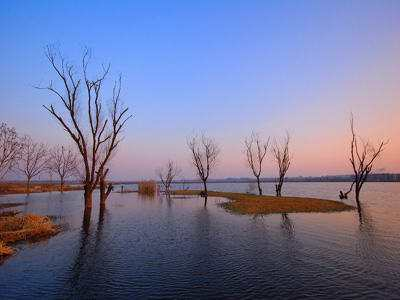
#> input picture opencvStudy/img/test.jpg, 400 x 300 px, found by its file name
$ python showHist.py
#> lines starting #> are read from the running program, lines starting #| are printed output that depends on the picture
import cv2
import numpy as np

#显示直方图

def calcAndDrawHist(image, color):
    hist = cv2.calcHist([image], [0], None, [256], [0.0, 255])
    minVal, maxVal, minLoc, maxLoc = cv2.minMaxLoc(hist)
    histImg = np.zeros([256, 256, 3], np.uint8)
    hpt = int(0.9 * 256)

    for h in range(256):
        intensity = int(hist[h] * hpt / maxVal)
        cv2.line(histImg, (h, 256), (h, 256 - intensity), color)

    return histImg


if __name__ == '__main__':
    img = cv2.imread("img\\test.jpg")
#> img is the input picture: shape (300, 400, 3); mean B, G, R 156, 121.2, 118.1
    b, g, r = cv2.split(img)
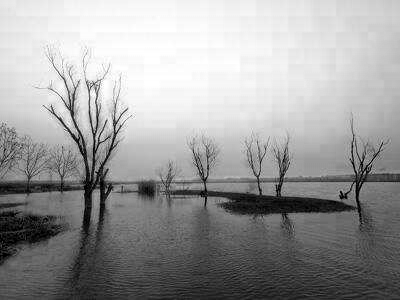
#> b: shape (300, 400); min 0, max 255, mean 156
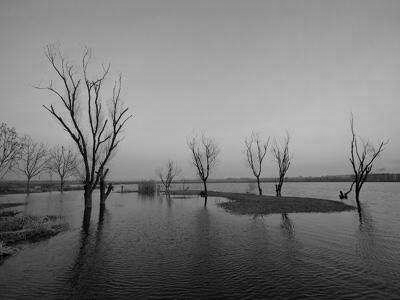
#> g: shape (300, 400); min 0, max 233, mean 121.2
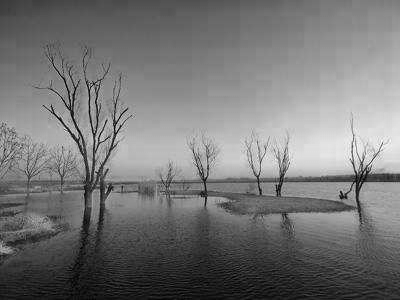
#> r: shape (300, 400); min 0, max 255, mean 118.1

    histImgB = calcAndDrawHist(b, [255, 0, 0])
#> in calcAndDrawHist, `hist = cv2.calcHist([image], [0], None, [256], [0.0, 255])`: hist = 256 values, max 1787 at index 246, min 0 at index 255, mean 464.7
#> in calcAndDrawHist, `minVal, maxVal, minLoc, maxLoc = cv2.minMaxLoc(hist)`: minVal = 0; maxVal = 1787; minLoc = (0, 255); maxLoc = (0, 246)
#> the loop in calcAndDrawHist, `for h in range(256):` made 256 passes
#> intensity on passes 1 to 3: 46, 5, 7
#> after the loop in calcAndDrawHist, `for h in range(256):`:
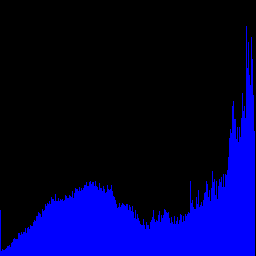
#> histImg: shape (256, 256, 3); mean of channels 0, 1, 2 59.1, 0, 0; drawn as B, G, R
    histImgG = calcAndDrawHist(g, [0, 255, 0])
#> in calcAndDrawHist (call 2), `hist = cv2.calcHist([image], [0], None, [256], [0.0, 255])`: hist = 256 values, max 1991 at index 179, min 0 at index 217, mean 468.8
#> in calcAndDrawHist (call 2), `minVal, maxVal, minLoc, maxLoc = cv2.minMaxLoc(hist)`: maxVal = 1991; minLoc = (0, 217); maxLoc = (0, 179)
#> the loop in calcAndDrawHist (call 2), `for h in range(256):` made 256 passes
#> intensity on passes 1 to 3: 30, 4, 3
#> after the loop in calcAndDrawHist (call 2), `for h in range(256):`:
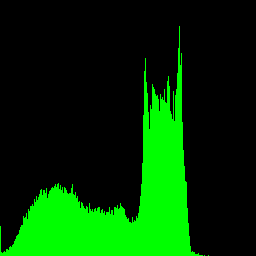
#> histImg: shape (256, 256, 3); mean of channels 0, 1, 2 0, 53.5, 0; drawn as B, G, R
    histImgR = calcAndDrawHist(r, [0, 0, 255])
#> in calcAndDrawHist (call 3), `hist = cv2.calcHist([image], [0], None, [256], [0.0, 255])`: hist = 256 values, max 1019 at index 139, min 0 at index 255, mean 468.7
#> in calcAndDrawHist (call 3), `minVal, maxVal, minLoc, maxLoc = cv2.minMaxLoc(hist)`: maxVal = 1019; minLoc = (0, 255); maxLoc = (0, 139)
#> the loop in calcAndDrawHist (call 3), `for h in range(256):` made 256 passes
#> intensity on passes 1 to 3: 21, 3, 5
#> after the loop in calcAndDrawHist (call 3), `for h in range(256):`:
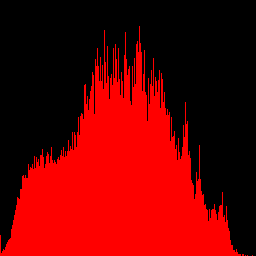
#> histImg: shape (256, 256, 3); mean of channels 0, 1, 2 0, 0, 104.9; drawn as B, G, R

    cv2.imshow("histImgB", histImgB)
    cv2.imshow("histImgG", histImgG)
    cv2.imshow("histImgR", histImgR)
    cv2.imshow("Img", img)
    cv2.waitKey(0)
    cv2.destroyAllWindows()

#img = cv2.imread('img\\test.jpg')
#hist = cv2.calcHist([img],
#                    [0], #使用的通道
#                    None,#没有使用mask
#                    [256],#HistSize
#                    [0.0, 255.0])#直方圆柱的范围

#cv2.imshow('hist', hist)
#cv2.waitKey(0)
#cv2.destroyAllWindows()
